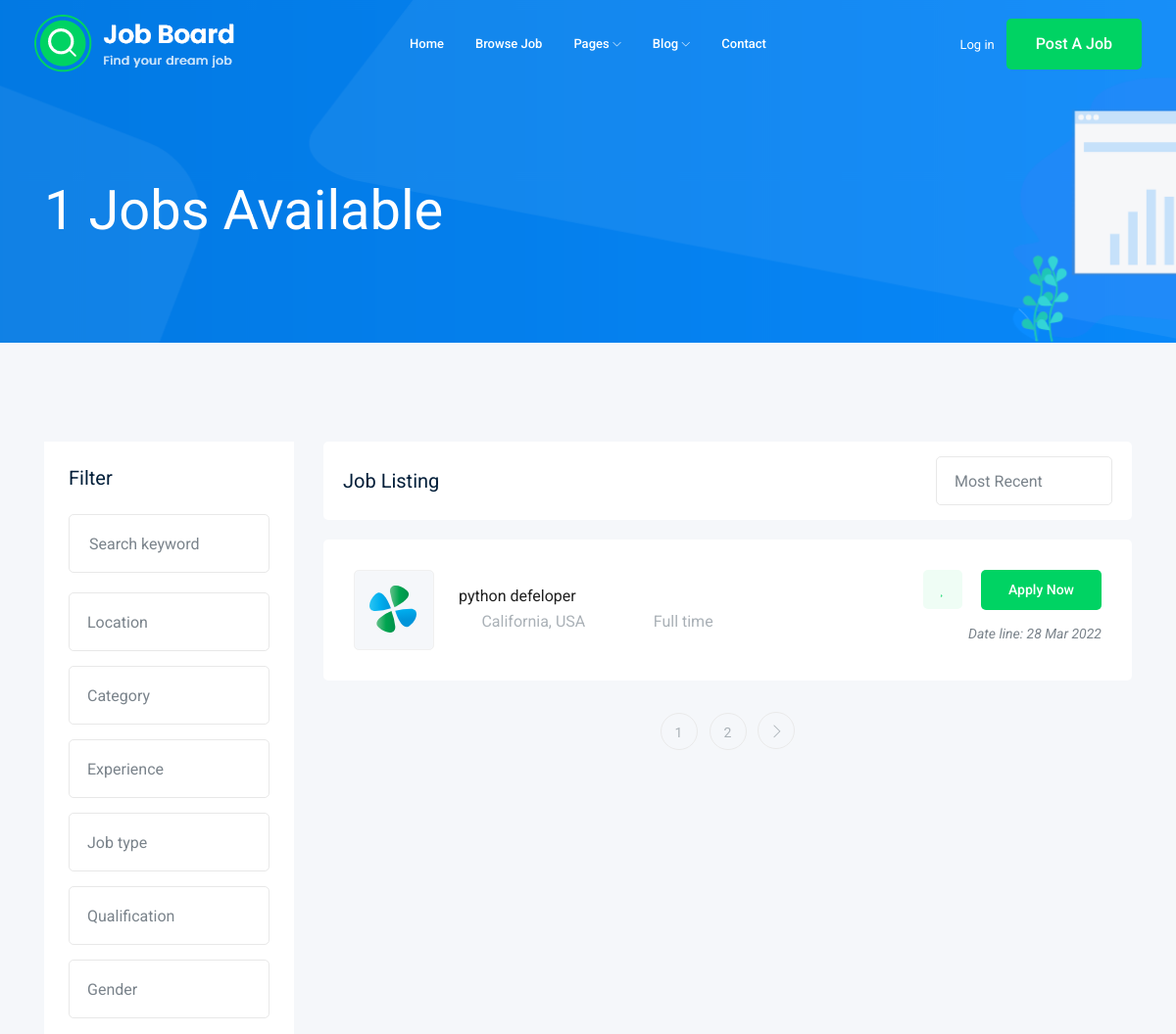
The app's page /jobs/ (upper part), older data.
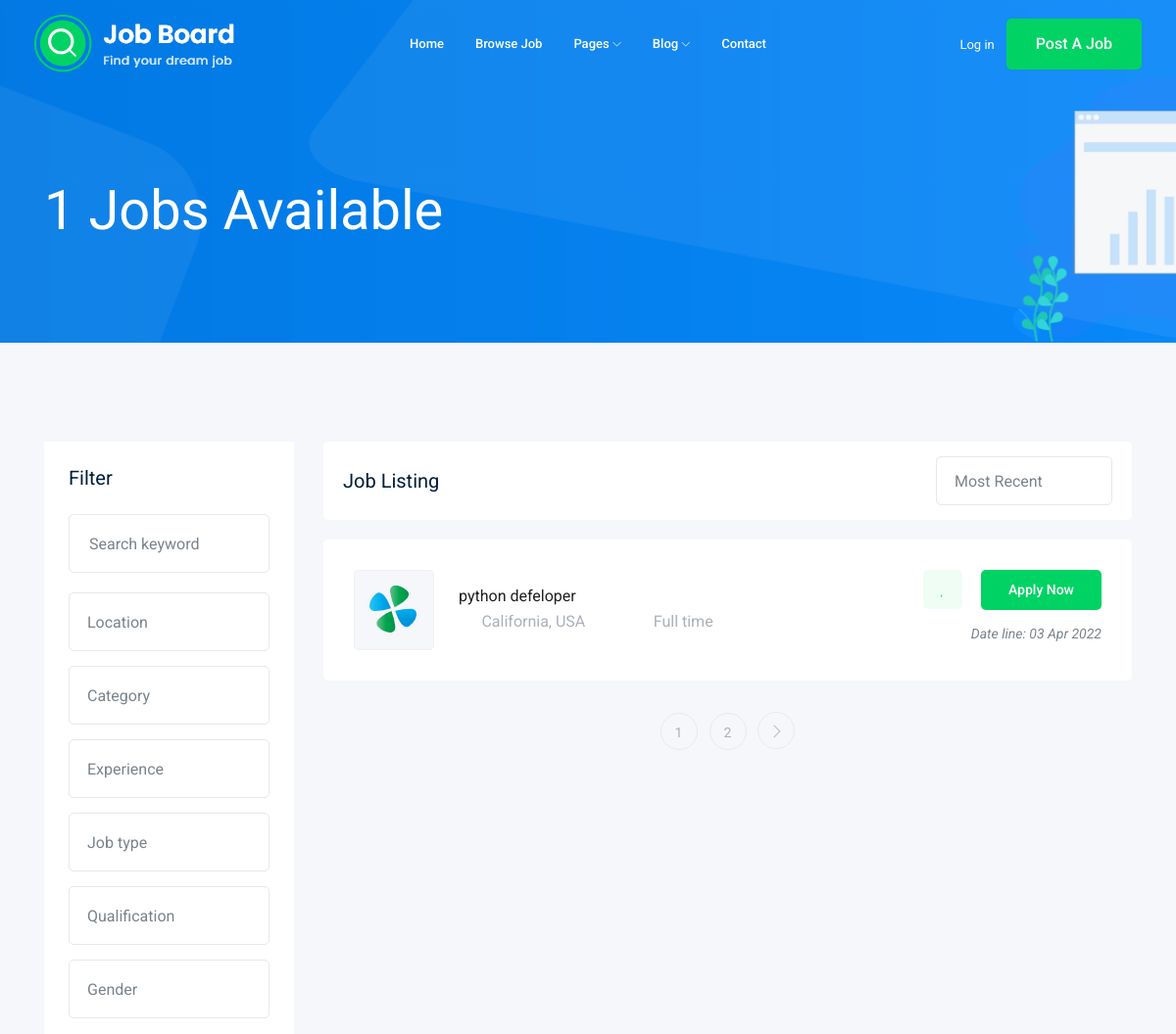
The same page, newer data.
### job/models.py (models this page shows, shortened)
class Job(models.Model):
    JOB_TYPE = (
    ('Full time','Full time'),
    ('Part time','Part time')
   )
    title = models.CharField(max_length=100)
    category = models.ForeignKey(Category, on_delete=models.CASCADE)
    job_type = models.CharField(max_length=15,choices=JOB_TYPE, default='Full time')
    describtion = models.TextField(max_length=1000)
    published_at = models.DateTimeField(auto_now=True)
    vacancy = models.IntegerField(default=1)
    salary = models.IntegerField(default=0)
    experience = models.IntegerField(default=1)
    image = models.ImageField(upload_to=image_upload)
    slug = models.SlugField(null=True,blank=True)
    def __str__(self):
        return self.title

### job/views.py (the view)
# urls.py: path('',views.job_list ),
def job_list(request):
    job_list = Job.objects.all()
    paginator = Paginator(job_list, 1)
    page_number = request.GET.get('page')
    page_obj = paginator.get_page(page_number)
    context = {'jobs': page_obj}
    return render(request,'job/job_list.html',context)

### job/templates/job/job_list.html (shortened to what this page needs)
{% extends 'base.html' %}
{% block body %}
     <div class="bradcam_area bradcam_bg_1">
        <div class="container">
            <div class="row">
                <div class="col-xl-12">
                    <div class="bradcam_text">
                        <h3>{{jobs|length}} Jobs Available</h3>
                    </div>
                </div>
            </div>
        </div>
    </div>
    <div class="job_listing_area plus_padding">
        <div class="container">
            <div class="row">
                <div class="col-lg-3">
                    <div class="job_filter white-bg">
                        <div class="form_inner white-bg">
                            <h3>Filter</h3>
                            <form action="#">
                                <div class="row">
                                    <div class="col-lg-12">
                                        <div class="single_field">
                                            <input type="text" placeholder="Search keyword">
                                        </div>
                                    </div>
                                    <div class="col-lg-12">
                                    </div>
                                    <div class="col-lg-12">
                                    </div>
                                    <div class="col-lg-12">
                                    </div>
                                    <div class="col-lg-12">
                                    </div>
                                    <div class="col-lg-12">
                                    </div>
                                    <div class="col-lg-12">
                                    </div>
                                </div>
                            </form>
                        </div>
                    </div>
                </div>
                <div class="col-lg-9">
                    <div class="recent_joblist_wrap">
                        <div class="recent_joblist white-bg ">
                            <div class="row align-items-center">
                                <div class="col-md-6">
                                    <h4>Job Listing</h4>
                                </div>
                                <div class="col-md-6">
                                    <div class="serch_cat d-flex justify-content-end">
                                    </div>
                                </div>
                            </div>
                        </div>
                    </div>
                    <div class="job_lists m-0">
                        <div class="row">
                            {% for job in jobs %}
                            <div class="col-lg-12 col-md-12">
                                <div class="single_jobs white-bg d-flex justify-content-between">
                                    <div class="jobs_left d-flex align-items-center">
                                        <div class="thumb">
                                            <img src="img/svg_icon/1.svg" alt="">
                                        </div>
                                        <div class="jobs_conetent">
                                            <a href="{% url 'jobs:job_detail' job.slug %}"></h4>{{job}}</a>
                                            <div class="links_locat d-flex align-items-center">
                                                <div class="location">
                                                    <p> <i class="fa fa-map-marker"></i> California, USA</p>
                                                </div>
                                                <div class="location">
                                                    <p> <i class="fa fa-clock-o"></i>{{job.job_type}}</p>
                                                </div>
                                            </div>
                                        </div>
                                    </div>
                                    <div class="jobs_right">
                                        <div class="apply_now">
                                            <a class="heart_mark" href="#"> <i class="fa fa-heart"></i> </a>
                                            <a href="{% url 'jobs:job_detail' job.slug %}" class="boxed-btn3">Apply Now</a>
                                        </div>
                                        <div class="date">
                                            <p>Date line: {{job.published_at|date:'d M o'}}</p>
                                        </div>
                                    </div>
                                </div>
                            </div>
                            {% endfor %}
                        </div>
                        {% if jobs.has_other_pages %}
                        <div class="row">
                            <div class="col-lg-12">
                                <div class="pagination_wrap">
                                    <ul>
                                        {% for i in  jobs.paginator.page_range%}
                                        <li><a href="?page={{i}}"><span>{{i}}</span></a></li>
                                        {% endfor %}
                                        {% if jobs.has_next  %}
                                            <li><a href="?page={{jobs.next_page_number}}"> <i class="ti-angle-right"></i> </a></li>
                                        {% endif %}
                                    </ul>
                                </div>
                            </div>
                        </div>
                        {% endif %}
                    </div>
                </div>
            </div>
        </div>
    </div>
{% endblock body%}

### templates/base.html (shortened to what this page needs)
{% load static %}
<!doctype html>
<html class="no-js" lang="zxx">
<head>
    <link rel="stylesheet" href="{% static 'css/bootstrap.min.css' %}">
    <link rel="stylesheet" href="{% static 'css/bootstrap.min.css' %}">
    <link rel="stylesheet" href="{% static 'css/owl.carousel.min.css' %}">
    <link rel="stylesheet" href="{% static 'css/magnific-popup.css' %}">
    <link rel="stylesheet" href="{% static 'css/font-awesome.min.css' %}">
    <link rel="stylesheet" href="{% static 'css/themify-icons.css' %}">
    <link rel="stylesheet" href="{% static 'css/nice-select.css' %}">
    <link rel="stylesheet" href="{% static 'css/flaticon.css' %}">
    <link rel="stylesheet" href="{% static 'css/jquery-ui.css' %}">
    <link rel="stylesheet" href="{% static 'css/gijgo.css' %}">
    <link rel="stylesheet" href="{% static 'css/animate.min.css' %}">
    <link rel="stylesheet" href="{% static 'css/slicknav.css' %}">
    <link rel="stylesheet" href="{% static 'css/style.css' %}">
</head>
<body>
    <header>
        <div class="header-area ">
            <div id="sticky-header" class="main-header-area">
                <div class="container-fluid ">
                    <div class="header_bottom_border">
                        <div class="row align-items-center">
                            <div class="col-xl-3 col-lg-2">
                                <div class="logo">
                                    <a href="index.html">
                                        <img src="{% static 'img/logo.png' %}" alt="">
                                    </a>
                                </div>
                            </div>
                            <div class="col-xl-6 col-lg-7">
                                <div class="main-menu  d-none d-lg-block">
                                    <nav>
                                        <ul id="navigation">
                                            <li><a href="index.html">home</a></li>
                                            <li><a href="jobs.html">Browse Job</a></li>
                                            <li><a href="#">pages <i class="ti-angle-down"></i></a>
                                            </li>
                                            <li><a href="#">blog <i class="ti-angle-down"></i></a>
                                            </li>
                                            <li><a href="contact.html">Contact</a></li>
                                        </ul>
                                    </nav>
                                </div>
                            </div>
                            <div class="col-xl-3 col-lg-3 d-none d-lg-block">
                                <div class="Appointment">
                                    <div class="phone_num d-none d-xl-block">
                                        <a href="#">Log in</a>
                                    </div>
                                    <div class="d-none d-lg-block">
                                        <a class="boxed-btn3" href="#">Post a Job</a>
                                    </div>
                                </div>
                            </div>
                            <div class="col-12">
                            </div>
                        </div>
                    </div>
                </div>
            </div>
        </div>
    </header>
    {% block body %}
    {%  endblock body %}
</body>
</html>

Row changes from the older to the newer data that the page shows:
changed Job "python defeloper": published_at "28 Mar 2022" → "03 Apr 2022"
